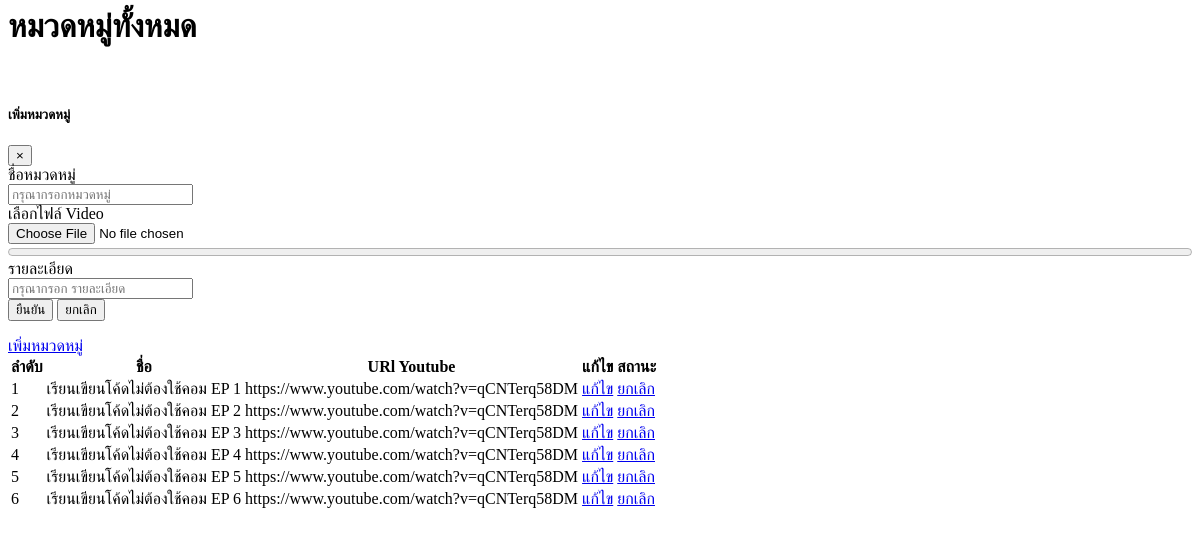
Before: /admin/showchoice.php with the older database file.
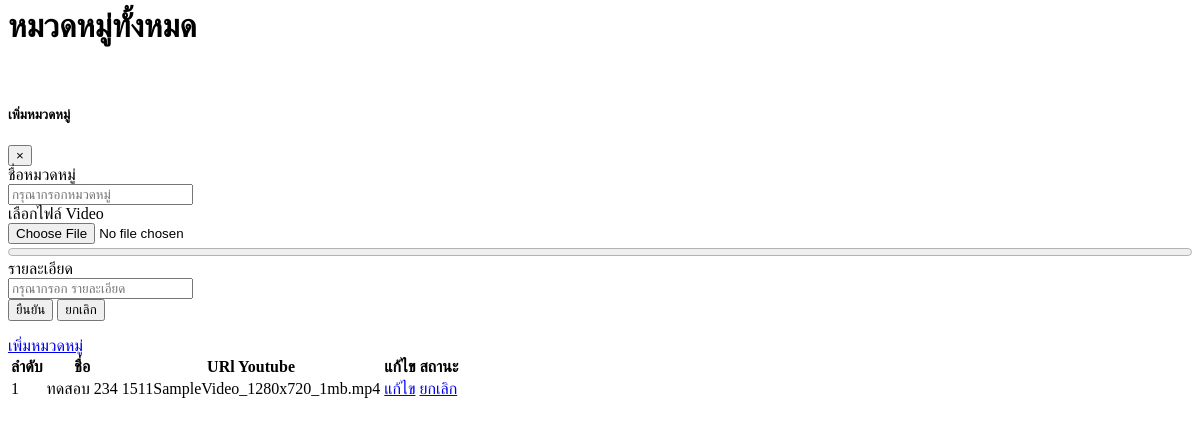
After: the same page with the newer database file.
### tables this page shows
CREATE TABLE `choice` (
  `choice_id` int(11) NOT NULL,
  `choice_name` varchar(100) NOT NULL,
  `video` varchar(300) NOT NULL,
  `choice_detail` varchar(100) NOT NULL,
  `choice_status` int(1) NOT NULL
);

### admin/showchoice.php (the view, shortened to what this page needs)
<?php
$query_learning = "SELECT * FROM choice order by choice_id";
$learning = mysqli_query($con,$query_learning) or die(mysqli_error());
$row_learning = mysqli_fetch_assoc($learning);
$totalRows_learning = mysqli_num_rows($learning);
?>
<div class="col-md-9">
 <div class="py-2">
  <div class="container">
    <div class="row">
      <div class="col-md-12">
        <h1 class="text-center" >หมวดหมู่ทั้งหมด</h1>
      </div>
    </div>
  </div>
</div>
<div class="py-3">
  <div class="container">
    <div class="row">
      <div class="col-md-12">
        <div class="table-responsive text-center">
          <br>
          <?php include 'add_choice.php'; ?>
          <a href="showchoice.php" class="btn btn-outline-success my-2 my-sm-0" data-toggle='modal' data-target='#addchoiceModal'>เพิ่มหมวดหมู่</a>
          <table class="table table-striped table-bordered" id="example">
           <?php if ($totalRows_learning > 0) {?>
            <thead>
              <tr class="text-center">
                <th scope="col" width="5">ลำดับ</th>
                <th scope="col">ชื่อ</th>
                <th scope="col">URl Youtube</th>
                <th scope="col" width="5">แก้ไข</th>
                <th scope="col" width="5">สถานะ</th>
              </tr>
            </thead>
            <tbody>
              <?php
              $i = 1 ;
              do { ?>
                <tr class="text-center">
                  <td><?php echo $i ?></td>
                  <td><?php echo $row_learning['choice_name']; ?></td>
                  <td><?php echo $row_learning['video']; ?></td>
                  <td>
                    <a href="edit_choice.php?choice_id=<?php echo $row_learning['choice_id'];?>" class="btn btn-outline-warning my-2 my-sm-0" >แก้ไข</a>
                  </td>
                  <?php if ($row_learning['choice_status'] <> 1 ): ?>
                    <td>
                      <a href="del_choice.php?choice_id=<?php echo $row_learning['choice_id'];?>&st=1" class="btn btn-outline-danger my-2 my-sm-0" onClick="return confirm('ยืนยันการยกเลิกคำถาม');">ยกเลิก</a>
                    </td>
                    <?php else: ?>
                     <td>
                      <a href="del_choice.php?choice_id=<?php echo $row_learning['choice_id'];?>&st=0" class="btn btn-outline-info my-2 my-sm-0" onClick="return confirm('ยืนยันการใช้งานคำถาม');">ใช้งาน</a>
                    </td>
                  <?php endif ?>
                </tr>
                <?php
                $i += 1;
              } while ($row_learning = mysqli_fetch_assoc($learning)); ?>
            </tbody>
          </table>
        <?php }else {
          echo "<h3> ยังไม่มีคะแนน </h3>";
        }
        mysqli_free_result($learning);?>
      </div>
    </div>
  </div>
</div>
</div>
</div>

Changed rows visible on the page:
removed choice: choice_name "เรียนเขียนโค้ดไม่ต้องใช้คอม EP 1", video "https://www.youtube.com/watch?v=qCNTerq58DM"
removed choice: choice_name "เรียนเขียนโค้ดไม่ต้องใช้คอม EP 2", video "https://www.youtube.com/watch?v=qCNTerq58DM"
removed choice: choice_name "เรียนเขียนโค้ดไม่ต้องใช้คอม EP 3", video "https://www.youtube.com/watch?v=qCNTerq58DM"
removed choice: choice_name "เรียนเขียนโค้ดไม่ต้องใช้คอม EP 4", video "https://www.youtube.com/watch?v=qCNTerq58DM"
removed choice: choice_name "เรียนเขียนโค้ดไม่ต้องใช้คอม EP 5", video "https://www.youtube.com/watch?v=qCNTerq58DM"
removed choice: choice_name "เรียนเขียนโค้ดไม่ต้องใช้คอม EP 6", video "https://www.youtube.com/watch?v=qCNTerq58DM"
added choice: choice_name "ทดสอบ 234", video "1511SampleVideo_1280x720_1mb.mp4"
